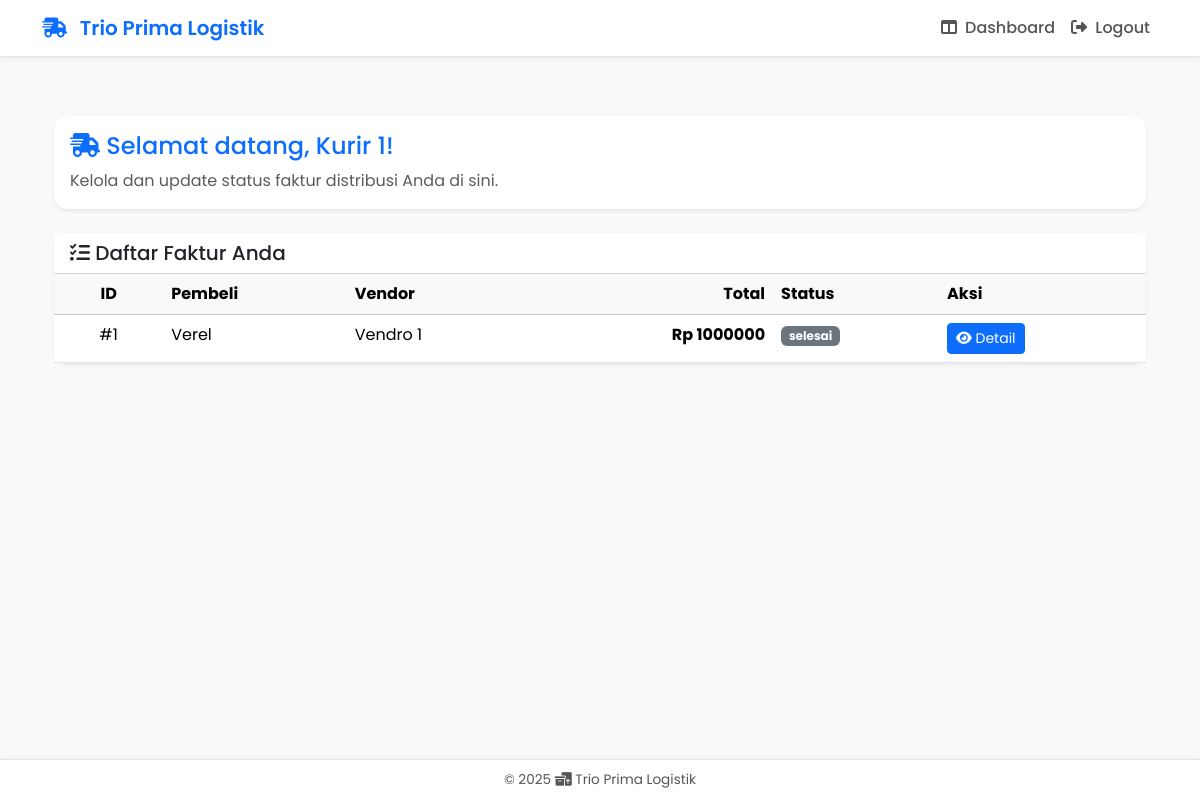
The page /kurir/dashboard/ (signed in) on the database its author committed.
### core/models.py (models this page shows, shortened)
class Faktur(models.Model):
    STATUS_CHOICES = [
        ('diproses', 'Diproses'),
        ('selesai', 'Selesai'),
        ('dibatalkan', 'Dibatalkan'),
    ]
    id_faktur = models.AutoField(primary_key=True)
    total_faktur = models.DecimalField(max_digits=15, decimal_places=2, default=0)
    status = models.CharField(max_length=20, choices=STATUS_CHOICES, default='diproses')
    berat = models.DecimalField(max_digits=10, decimal_places=2, default=0)
    koli = models.IntegerField(default=0)
    foto_pengiriman = models.ImageField(upload_to='faktur_images/', blank=True, null=True)
    kurir = models.ForeignKey(Kurir, on_delete=models.SET_NULL, null=True, blank=True, related_name='faktur')
    vendor = models.ForeignKey(Vendor, on_delete=models.CASCADE, related_name='faktur')
    pembeli = models.ForeignKey(Pembeli, on_delete=models.CASCADE, related_name='faktur')
    class Meta:
        verbose_name = "Faktur"
        verbose_name_plural = "Faktur"

class Pembeli(models.Model):
    id_pembeli = models.AutoField(primary_key=True)
    nama = models.CharField(max_length=100)
    email = models.EmailField(unique=True)
    password = models.CharField(max_length=128)
    alamat = models.TextField()
    no_hp = models.CharField(max_length=20)
    kelurahan = models.ForeignKey('Kelurahan', on_delete=models.CASCADE)
    class Meta:
        verbose_name = "Pembeli"
        verbose_name_plural = "Pembeli"

class Vendor(models.Model):
    id_vendor = models.AutoField(primary_key=True)
    nama = models.CharField(max_length=100)
    email = models.EmailField()
    password = models.CharField(max_length=100, blank=True, null=True)
    alamat = models.TextField()
    no_hp = models.CharField(max_length=20)
    class Meta:
        verbose_name = "Vendor"
        verbose_name_plural = "Vendor"

### core/views_kurir.py (the view)
# urls.py: path("kurir/dashboard/", views_kurir.kurir_dashboard, name="kurir_dashboard"),
def kurir_dashboard(request):
    kurir_id = request.session.get("kurir_id")
    if not kurir_id:
        return redirect("kurir_login")
    faktur_list = Faktur.objects.filter(kurir_id=kurir_id).select_related("pembeli", "vendor")
    return render(request, "core/kurir/dashboard.html", {
        "faktur_list": faktur_list,
        "kurir_nama": request.session.get("kurir_nama")
    })

### core/templates/core/kurir/dashboard.html (shortened to what this page needs)
{% extends 'base.html' %}
{% block content %}
<div class="container mt-3">
    <div class="card shadow-sm mb-4 border-0">
        <div class="card-body">
            <h4 class="card-title text-primary"><i class="fa-solid fa-truck-fast"></i> Selamat datang, {{ kurir_nama }}!</h4>
            <p class="card-text text-muted mb-0">Kelola dan update status faktur distribusi Anda di sini.</p>
        </div>
    </div>
    <div class="card shadow-sm border-0">
        <div class="card-header bg-white">
            <h5 class="mb-0"><i class="fa-solid fa-list-check"></i> Daftar Faktur Anda</h5>
        </div>
        <div class="card-body p-0">
            <div class="table-responsive-sm">
                <table class="table table-hover mb-0">
                    <thead class="table-light">
                        <tr>
                            <th class="text-center" style="width: 10%;">ID</th>
                            <th>Pembeli</th>
                            <th>Vendor</th>
                            <th class="text-end">Total</th>
                            <th>Status</th>
                            <th>Aksi</th>
                        </tr>
                    </thead>
                    <tbody>
                        {% for faktur in faktur_list %}
                        <tr>
                            <td class="text-center">#{{ faktur.id_faktur }}</td>
                            <td>{{ faktur.pembeli.nama }}</td>
                            <td>{{ faktur.vendor.nama }}</td>
                            <td class="text-end fw-bold">Rp {{ faktur.total_faktur|floatformat:0 }}</td>
                            <td>
                                {% if faktur.status == 'Selesai' %}
                                    <span class="badge bg-success"><i class="fa-solid fa-check"></i> Selesai</span>
                                {% elif faktur.status == 'Dalam Proses' %}
                                    <span class="badge bg-warning text-dark"><i class="fa-solid fa-route"></i> Proses</span>
                                {% else %}
                                    <span class="badge bg-secondary">{{ faktur.status }}</span>
                                {% endif %}
                            </td>
                            <td>
                                <a href="{% url 'kurir_faktur_detail' faktur.id_faktur %}" class="btn btn-sm btn-primary">
                                    <i class="fa-solid fa-eye"></i> Detail
                                </a>
                            </td>
                        </tr>
                        {% empty %}
                        <tr>
                            <td colspan="6" class="text-center text-muted py-4">
                                <i class="fa-solid fa-box-open me-2"></i> Belum ada faktur yang ditugaskan untuk Anda.
                            </td>
                        </tr>
                        {% endfor %}
                    </tbody>
                </table>
            </div>
        </div>
    </div>
</div>
{% endblock %}

### core/templates/base.html (style rules this page uses)
html { scroll-behavior: smooth; }
body { background: #f9f9f9; font-family: "Poppins", sans-serif; color: #333; min-height: 100vh; display: flex; flex-direction: column; }
.card { border: none; border-radius: 14px; box-shadow: 0 4px 12px rgba(0,0,0,0.05); transition: all 0.3s ease; background: #fff; }

### rows shown on the page
Faktur: id_faktur "1", pembeli.nama "Verel", vendor.nama "Vendro 1", total_faktur "1000000", status "selesai"

### other values the page prints
{{ kurir_nama }} "Kurir 1"
